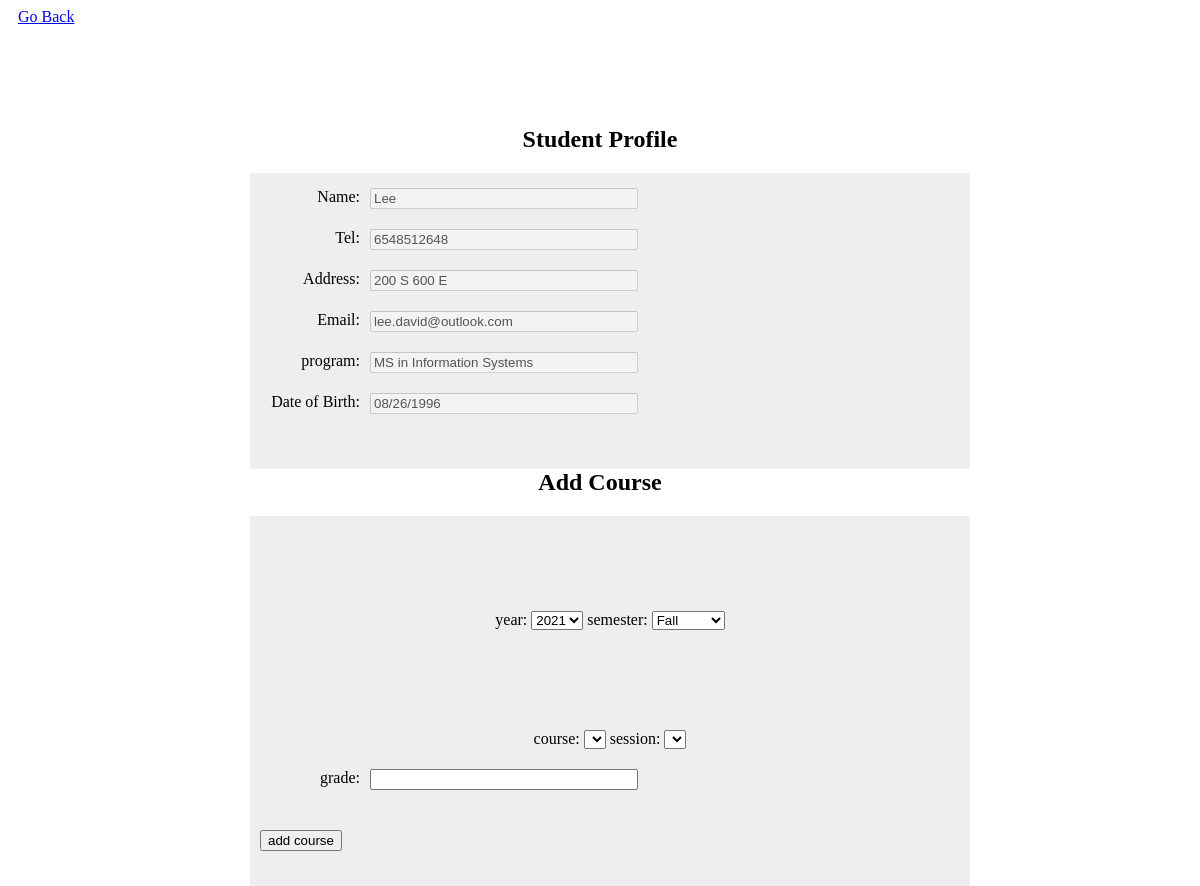
/add_enrollment.php?id=2, run on the app's committed database.
### tables this page shows
CREATE TABLE IF NOT EXISTS `student` (
  `student_id` int UNSIGNED NOT NULL AUTO_INCREMENT,
  `name` varchar(255) DEFAULT NULL,
  `email` varchar(255) DEFAULT NULL,
  `address` varchar(255) DEFAULT NULL,
  `password` varchar(255) NOT NULL DEFAULT '123',
  `program_id` int DEFAULT NULL,
  `tel` varchar(255) DEFAULT NULL,
  `dob` varchar(255) DEFAULT NULL,
  PRIMARY KEY (`student_id`) USING BTREE
);

CREATE TABLE IF NOT EXISTS `program` (
  `program_id` int NOT NULL AUTO_INCREMENT,
  `type` varchar(255) DEFAULT NULL,
  `program_name` varchar(255) DEFAULT NULL,
  PRIMARY KEY (`program_id`) USING BTREE
);

### add_enrollment.php (the view, shortened to what this page needs)
<?php
include 'mysql.php';
$student_id = $_GET['id'];
$sql = "select student.*,program.program_name from student join program on program.program_id = student.program_id and student_id=$student_id;
";
$result = mysqli_query($conn,$sql);
$student_info = mysqli_fetch_assoc($result);
$year_sql = "select * from course";
$year_result = mysqli_query($conn,$year_sql);
$year = $semester = [];
while ($row = mysqli_fetch_assoc($year_result)) {
    $year[] =$row['year'];
    $semester[]=$row['semester'];
}
$year = array_unique($year);
$semester = array_unique($semester);
?>
<!DOCTYPE html>
<html lang="en">
<head>
    <a style="margin: 10px" href="edit_student.php?year=2021&semester=Fall&id=<?php echo  $student_info['student_id'];  ?>">Go Back</a>
</head>
<body>
<div class="adds-stu-wrap" style="display: block">
    <h2 class="head" style="text-align:center"> Student Profile</h2>
    <div class="adds-stu">
        <form action="edit_student_do.php" method="post">
                    <div>
                        <p>Name:</p>
                        <input type="text" name="name" disabled id="" value="<?php echo  $student_info['name'];  ?>">
                    </div>
                    <div>
                        <p>Tel:</p>
                        <input type="text" name="tel" id=""  disabled value="<?php echo  $student_info['tel'];  ?>">
                    </div>
                    <div>
                        <p>Address:</p>
                        <input type="text" name="address" id="" disabled value="<?php echo  $student_info['address'];  ?>">
                    </div>
                     <div>
                        <p>Email:</p>
                        <input type="text" name="email" id="" disabled value="<?php echo  $student_info['email'];  ?>">
                    </div>
                    <div>
                        <p>program:</p>
                        <input type="text" name="program" id="" disabled value="<?php echo  $student_info['program_name'];  ?>">
                    </div>
                    <div>
                        <p>Date of Birth:</p>
                        <input type="text" name="dob" id=""  disabled value="<?php echo  $student_info['dob'];  ?>">
                    </div>
        </form>
    </div>
</div>
<div class="adds-stu-wrap" style="display: block">
    <h2 class="head" style="text-align:center">Add Course </h2>
    <div class="adds-stu">
        <form action="edit_student_do.php" method="post">
            <div style="text-align: center;margin-top: 80px">
                year:
                <select name="year" id="year" onchange="get_course()">
                    <?php
                    foreach ($year as $item){
                        ?>
                        <option value ="<?php echo  $item;  ?>"  ><?php echo  $item;  ?></option>
                        <?php
                    }
                    ?>
                </select>
                semester:
                <select name="semester" id="semester" onchange="get_course()">
                    <?php
                    foreach ($semester as $item){
                        ?>
                        <option value ="<?php echo  $item;  ?>" ><?php echo  $item;  ?></option>
                        <?php
                    }
                    ?>
                </select>
            </div>
            <div style="text-align: center;margin-top: 80px">
                course:
                <select name="course" id="course" onchange="get_session()">
                </select>
                session:
                <select name="session" id="session">
                </select>
            </div>
            <div>
                <p>grade:</p>
                <input type="text" name="grade" id="" value="">
            </div>
            <div>
                <button>add course</button>
            </div>
        </form>
    </div>
</div>
</body>
</html>

### add_enrollment.php (style rules this page uses)
.adds-stu-wrap { width: 700px; height: auto; margin: 0 auto; margin-top: 100px; }
.adds-stu { float: left; width: 100%; height: auto; background-color: #eee; padding: 15px 10px; }
.adds-stu div { float: left; width: 100%; margin-bottom: 20px; }
.adds-stu div>p { float: left; width: 100px; margin: 0 10px 0 0; text-align: right; }
.adds-stu div>input { float: left; width: 260px; }

### data on the page
student: name "Lee", tel "6548512648", address "200 S 600 E", email "lee.david@outlook.com", program "MS in Information Systems", dob "08/26/1996"

### other printed values
form field year "2021"
form field semester "Fall"
